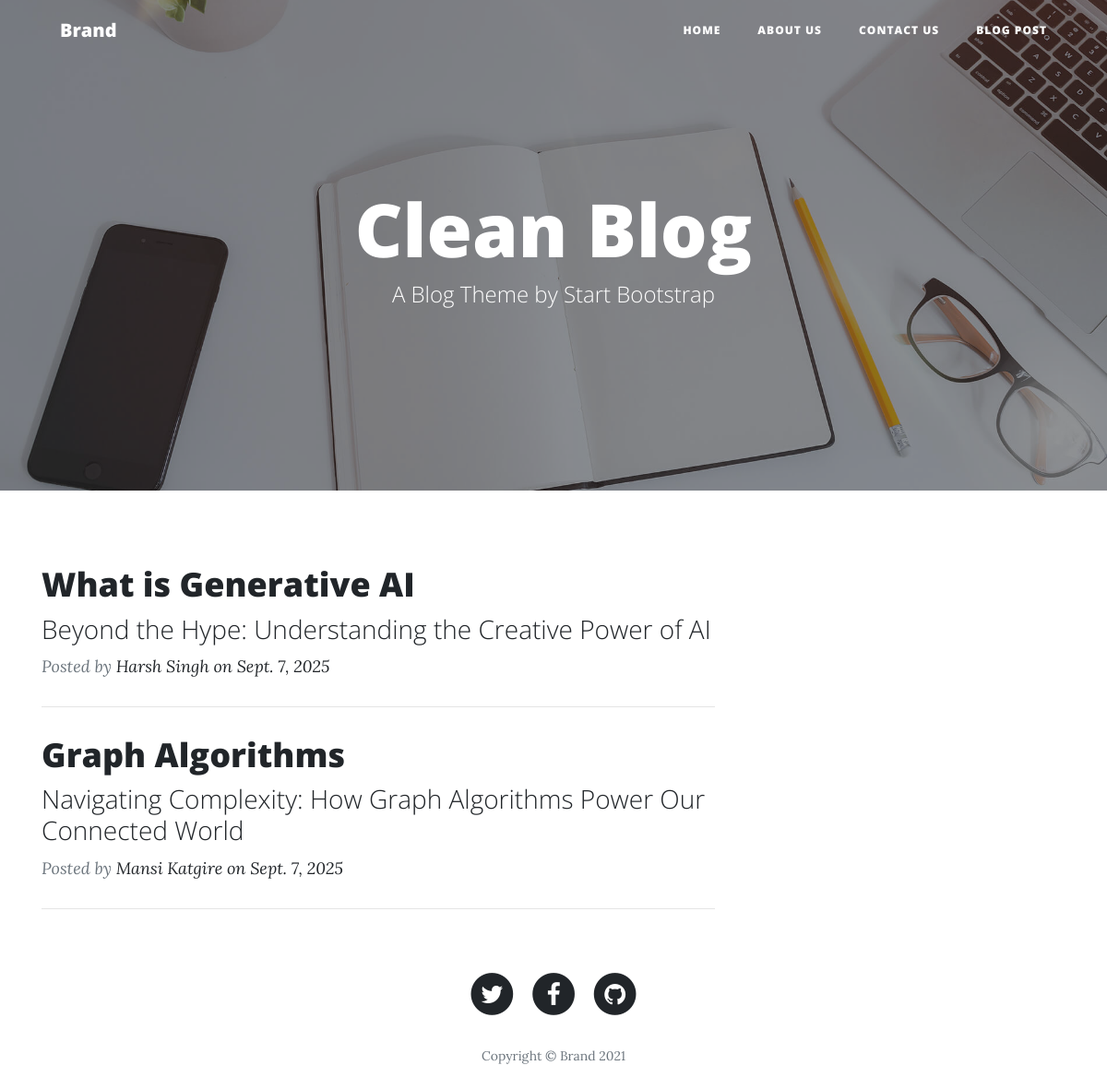
Page /core/blogs/ on the committed database.
### core/models.py (models this page shows, shortened)
class Blog(models.Model):
    title = models.CharField(max_length=2048)
    subtitle = models.CharField(max_length=2048)
    author = models.CharField(max_length=128)
    content = models.TextField()
    upload_date = models.DateField(auto_now_add=True)

### core/views.py (the view)
# urls.py: path('blogs/', view=views.get_blogs, name="get_blogs"),
def get_blogs(request):
    blogs = Blog.objects.all()
    context = {
        "blogs": blogs
    }
    return render(request, 'index.html', context=context)

### templates/index.html (shortened to what this page needs)
{% extends "common/base.html" %}
{% block body %}
    <header class="masthead" style="background-image:url('/static/img/home-bg.jpg');">
        <div class="overlay"></div>
        <div class="container">
            <div class="row">
                <div class="col-md-10 col-lg-8 mx-auto">
                    <div class="site-heading">
                        <h1>Clean Blog</h1><span class="subheading">A Blog Theme by Start Bootstrap</span></div>
                </div>
            </div>
        </div>
    </header>
    <div class="container">
        <div class="row">
            <div class="col-md-10 col-lg-8">
                {% for blog in blogs %}
                <div class="post-preview">
                    <a href="{% url "get_blog" blog.id %}">
                        <h2 class="post-title">{{ blog.title }}</h2>
                        <h3 class="post-subtitle">{{ blog.subtitle }}</h3>
                    </a>
                    <p class="post-meta">Posted by&nbsp;<a href="#">{{ blog.author }} on {{ blog.upload_date }}</a></p>
                </div>
                <hr>
                {% endfor %}
            </div>
        </div>
    </div>
{% endblock body %}

### rows in the picture
Blog: title "What is Generative AI", subtitle "Beyond the Hype: Understanding the Creative Power of AI", author "Harsh Singh", upload_date "Sept. 7, 2025"
Blog: title "Graph Algorithms", subtitle "Navigating Complexity: How Graph Algorithms Power Our Connected World", author "Mansi Katgire", upload_date "Sept. 7, 2025"
